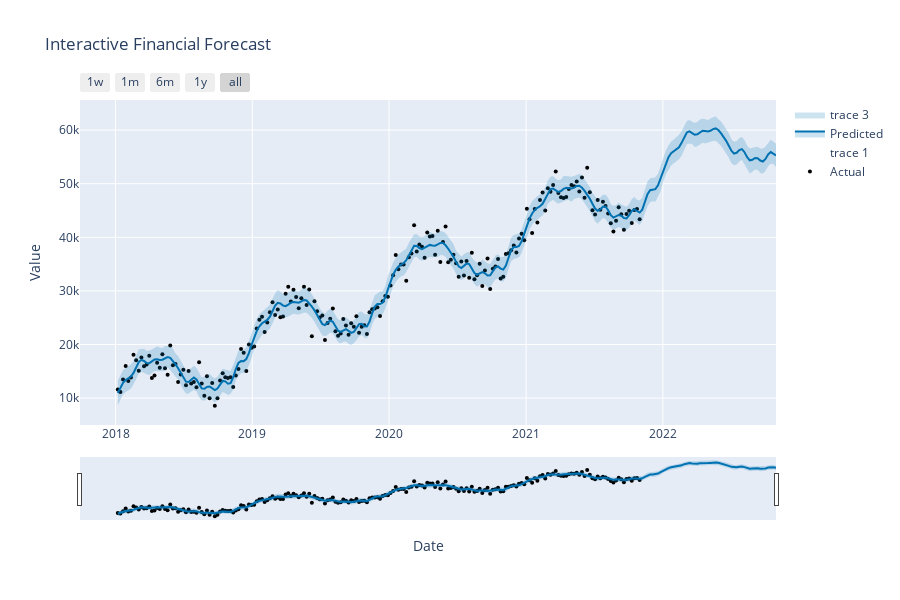

The code cell stored with this chart in its notebook:
### Code cell
# 3. Visualize the Time Series
print("\nVisualizing the time series...")
plt.figure(figsize=(12, 6))
plt.plot(df['ds'], df['y'])
plt.title('Synthetic Financial Time Series')
plt.xlabel('Date')
plt.ylabel('Value')
plt.grid(True)
plt.show()

# 4. Train the Prophet Model
print("\nTraining the Prophet model...")
model = Prophet(
    yearly_seasonality=True,
    weekly_seasonality=True,
    daily_seasonality=False,
    seasonality_mode='additive'
)
model.fit(df)

# 5. Create Future Dates for Forecasting
future = model.make_future_dataframe(periods=52, freq='W')  # Forecast 1 year ahead

# 6. Make Predictions
print("Generating forecasts...")
forecast = model.predict(future)

# 7. Display Forecast Results
print("\nForecast results (first 5 rows):")
display(forecast[['ds', 'yhat', 'yhat_lower', 'yhat_upper']].head())

# 8. Plot the Forecast
print("\nPlotting the forecast...")
fig1 = model.plot(forecast)
plt.title('Financial Forecast with Prophet')
plt.xlabel('Date')
plt.ylabel('Value')
plt.grid(True)
plt.show()

# 9. Plot Components
print("\nPlotting forecast components...")
fig2 = model.plot_components(forecast)
plt.show()

# 10. Interactive Plot with Plotly
print("\nCreating interactive plot...")
fig = plot_plotly(model, forecast)
fig.update_layout(
    title='Interactive Financial Forecast',
    xaxis_title='Date',
    yaxis_title='Value',
    showlegend=True
)
fig.show()

### Figure 1 — Plotly figure (JSON) as saved in the notebook; plotly's stock layout.template omitted (floating-point values rounded to 4 significant figures; data arrays with more than 128 entries replaced by an {"elided": "..."} marker saying what was removed)
{"data": [{"marker": {"color": "black", "size": 4}, "mode": "markers", "name": "Actual", "type": "scatter", "x": {"elided": "200 str values"}, "y": {"elided": "200 float values"}}, {"hoverinfo": "skip", "line": {"width": 0}, "mode": "lines", "type": "scatter", "x": {"elided": "252 str values"}, "y": {"elided": "252 float values"}}, {"fill": "tonexty", "fillcolor": "rgba(0, 114, 178, 0.2)", "line": {"color": "#0072B2", "width": 2}, "mode": "lines", "name": "Predicted", "type": "scatter", "x": {"elided": "252 str values"}, "y": {"elided": "252 float values"}}, {"fill": "tonexty", "fillcolor": "rgba(0, 114, 178, 0.2)", "hoverinfo": "skip", "line": {"width": 0}, "mode": "lines", "type": "scatter", "x": {"elided": "252 str values"}, "y": {"elided": "252 float values"}}], "layout": {"height": 600, "showlegend": true, "title": {"text": "Interactive Financial Forecast"}, "width": 900, "xaxis": {"rangeselector": {"buttons": [{"count": 7, "label": "1w", "step": "day", "stepmode": "backward"}, {"count": 1, "label": "1m", "step": "month", "stepmode": "backward"}, {"count": 6, "label": "6m", "step": "month", "stepmode": "backward"}, {"count": 1, "label": "1y", "step": "year", "stepmode": "backward"}, {"step": "all"}]}, "rangeslider": {"visible": true}, "title": {"text": "Date"}, "type": "date"}, "yaxis": {"title": {"text": "Value"}}}}
